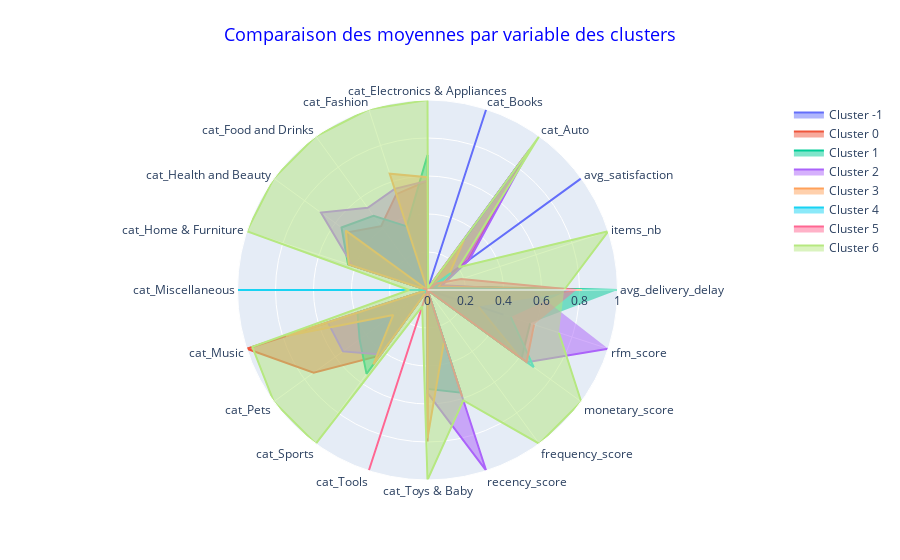

Source (notebook cell):
### Code cell
plot_radars(data=X_test_clusters, group="cluster_labels")

### Figure 1 — Plotly figure (JSON) as saved in the notebook; plotly's stock layout.template omitted (floating-point values rounded to 4 significant figures)
{"data": [{"fill": "toself", "name": "Cluster -1", "r": [0, 0, 1, 0, 1, 0, 0, 0, 0, 0, 0, 0, 0, 0, 0, 0, 0.4257, 0, 0, 0.4202], "theta": ["avg_delivery_delay", "items_nb", "avg_satisfaction", "cat_Auto", "cat_Books", "cat_Electronics & Appliances", "cat_Fashion", "cat_Food and Drinks", "cat_Health and Beauty", "cat_Home & Furniture", "cat_Miscellaneous", "cat_Music", "cat_Pets", "cat_Sports", "cat_Tools", "cat_Toys & Baby", "recency_score", "frequency_score", "monetary_score", "rfm_score"], "type": "scatterpolar"}, {"fill": "toself", "name": "Cluster 0", "r": [0.7861, 0.06546, 0.2646, 0.8738, 0, 0.5748, 0.5304, 0.4154, 0.5172, 0.4342, 0, 1, 0.7406, 0.4273, 0, 0.7976, 0, 0, 0.5919, 0], "theta": ["avg_delivery_delay", "items_nb", "avg_satisfaction", "cat_Auto", "cat_Books", "cat_Electronics & Appliances", "cat_Fashion", "cat_Food and Drinks", "cat_Health and Beauty", "cat_Home & Furniture", "cat_Miscellaneous", "cat_Music", "cat_Pets", "cat_Sports", "cat_Tools", "cat_Toys & Baby", "recency_score", "frequency_score", "monetary_score", "rfm_score"], "type": "scatterpolar"}, {"fill": "toself", "name": "Cluster 1", "r": [1, 0.06217, 0, 0.8142, 0.001934, 0.7101, 0.3522, 0.4831, 0.5596, 0.44, 0, 0.3876, 0.4417, 0.5458, 0, 0.5209, 0.5681, 0, 0.6121, 0.568], "theta": ["avg_delivery_delay", "items_nb", "avg_satisfaction", "cat_Auto", "cat_Books", "cat_Electronics & Appliances", "cat_Fashion", "cat_Food and Drinks", "cat_Health and Beauty", "cat_Home & Furniture", "cat_Miscellaneous", "cat_Music", "cat_Pets", "cat_Sports", "cat_Tools", "cat_Toys & Baby", "recency_score", "frequency_score", "monetary_score", "rfm_score"], "type": "scatterpolar"}, {"fill": "toself", "name": "Cluster 2", "r": [0.5523, 0.08064, 0.2726, 0.9114, 0.01009, 0.5749, 0.5598, 0.5346, 0.6933, 0.4148, 0, 0.5516, 0.5499, 0.4196, 0, 0.5419, 1, 0, 0.6473, 1], "theta": ["avg_delivery_delay", "items_nb", "avg_satisfaction", "cat_Auto", "cat_Books", "cat_Electronics & Appliances", "cat_Fashion", "cat_Food and Drinks", "cat_Health and Beauty", "cat_Home & Furniture", "cat_Miscellaneous", "cat_Music", "cat_Pets", "cat_Sports", "cat_Tools", "cat_Toys & Baby", "recency_score", "frequency_score", "monetary_score", "rfm_score"], "type": "scatterpolar"}, {"fill": "toself", "name": "Cluster 3", "r": [0.8129, 0.06021, 0.1411, 0.3288, 0.01172, 0.5934, 0.644, 0, 0.5314, 0.436, 0, 0.7828, 0.223, 0.4846, 0, 0.7805, 0.2821, 0, 0.5961, 0.282], "theta": ["avg_delivery_delay", "items_nb", "avg_satisfaction", "cat_Auto", "cat_Books", "cat_Electronics & Appliances", "cat_Fashion", "cat_Food and Drinks", "cat_Health and Beauty", "cat_Home & Furniture", "cat_Miscellaneous", "cat_Music", "cat_Pets", "cat_Sports", "cat_Tools", "cat_Toys & Baby", "recency_score", "frequency_score", "monetary_score", "rfm_score"], "type": "scatterpolar"}, {"fill": "toself", "name": "Cluster 4", "r": [0.7462, 0.03912, 0.1511, 0, 0, 0, 0, 0, 0, 0, 1, 0, 0, 0.02232, 0, 0, 0.4608, 0, 0.6912, 0.4615], "theta": ["avg_delivery_delay", "items_nb", "avg_satisfaction", "cat_Auto", "cat_Books", "cat_Electronics & Appliances", "cat_Fashion", "cat_Food and Drinks", "cat_Health and Beauty", "cat_Home & Furniture", "cat_Miscellaneous", "cat_Music", "cat_Pets", "cat_Sports", "cat_Tools", "cat_Toys & Baby", "recency_score", "frequency_score", "monetary_score", "rfm_score"], "type": "scatterpolar"}, {"fill": "toself", "name": "Cluster 5", "r": [0.7833, 0.1862, 0.05796, 0, 0, 0.04084, 0, 0, 0, 0.02752, 0, 0, 0, 0, 1, 0, 0.5895, 0, 0.6447, 0.5897], "theta": ["avg_delivery_delay", "items_nb", "avg_satisfaction", "cat_Auto", "cat_Books", "cat_Electronics & Appliances", "cat_Fashion", "cat_Food and Drinks", "cat_Health and Beauty", "cat_Home & Furniture", "cat_Miscellaneous", "cat_Music", "cat_Pets", "cat_Sports", "cat_Tools", "cat_Toys & Baby", "recency_score", "frequency_score", "monetary_score", "rfm_score"], "type": "scatterpolar"}, {"fill": "toself", "name": "Cluster 6", "r": [0.7191, 1.0, 0.2032, 1.0, 0.009676, 1, 1, 1, 1, 1, 0.09643, 0.9696, 1.0, 1, 0.09076, 1, 0.6105, 1, 1, 0.7272], "theta": ["avg_delivery_delay", "items_nb", "avg_satisfaction", "cat_Auto", "cat_Books", "cat_Electronics & Appliances", "cat_Fashion", "cat_Food and Drinks", "cat_Health and Beauty", "cat_Home & Furniture", "cat_Miscellaneous", "cat_Music", "cat_Pets", "cat_Sports", "cat_Tools", "cat_Toys & Baby", "recency_score", "frequency_score", "monetary_score", "rfm_score"], "type": "scatterpolar"}], "layout": {"polar": {"radialaxis": {"range": [0, 1], "visible": true}}, "showlegend": true, "title": {"font": {"color": "blue", "size": 18}, "text": "Comparaison des moyennes par variable des clusters", "x": 0.5, "xanchor": "center", "y": 0.95, "yanchor": "top"}}}
